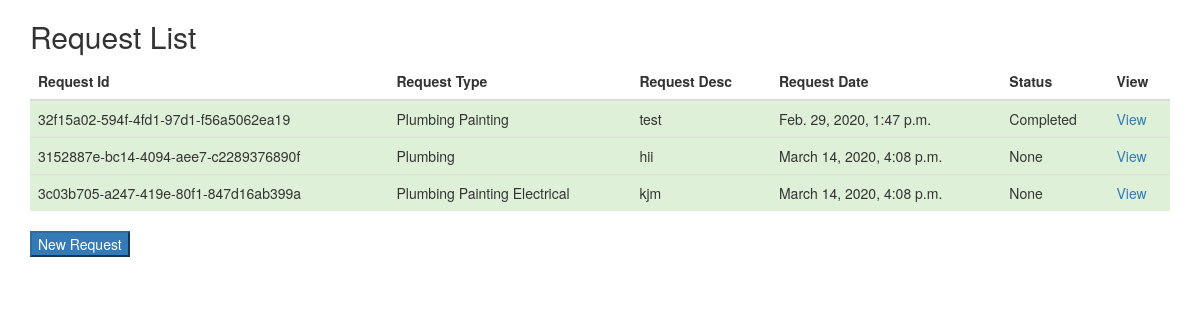
Screenshot of /table with the database file from the repository.
### testapp/models.py (models this page shows, shortened)
class Reqdata(models.Model):
    uuid = models.UUIDField(default=uuid.uuid4, editable=False, unique=True)
    user = models.OneToOneField('auth.User', on_delete=models.CASCADE, null=True, blank=True)
    slug = models.SlugField(max_length = 250, unique=True, null=True, blank=True)
    Requesttype = models.ManyToManyField(Reqtype)
    Reqdisc = models.CharField(max_length=20)
    date_modified = models.DateTimeField(default=datetime.now())
    city = models.CharField(max_length=20)
    state = models.ForeignKey(State, on_delete=models.CASCADE)
    pincode = models.IntegerField()
    Altermob = models.IntegerField()
    status = models.ForeignKey(Status, on_delete=models.CASCADE, blank=True, null=True)
    remarks = models.CharField(max_length=50)

class Reqtype(models.Model):
    typ = models.CharField(max_length=30)

class Status(models.Model):
    statuss = models.CharField(max_length=30)
    def __str__(self):
        return "{}".format(self.statuss)

### testapp/views.py (the view)
# urls.py: path('table',views.table,name='table'),
def table(request):
    tab = Reqdata.objects.all()
    return render(request, 'table.html', {'d': tab})

### testapp/templates/table.html (shortened to what this page needs)
{% load static %}
<!DOCTYPE html>
<html lang="en">
  <head>
    <link href="{% static 'css/bootstrap.min.css' %}" rel="stylesheet">
	 <link href="{% static 'css/style.css' %}" rel="stylesheet">
  </head>
  <body>
 <div class="container">
  <h2>Request List
</h2>
  <table class="table">
    <thead>
      <tr>
        <th>Request Id</th>
        <th>Request Type</th>
        <th>Request Desc</th>
        <th>Request Date</th>
        <th>Status</th>
        <th>View</th>
      </tr>
    </thead>
    <tbody>
       {% for c in d %}
      <tr class="success">
        <td>{{ c.uuid }}</td>
        <td>{% for type in c.Requesttype.all %}{{ type.typ }}
          {% endfor %}</td>
        <td>{{ c.Reqdisc }}</td>
        <td>{{ c.date_modified }}</td>
        <td>{{ c.status }}</td>
        <td><a href="{% url 'viewpage' slug=c.slug %}"><span>View</span></a></td>
      </tr>
      {% endfor %}
    </tbody>
  </table>
 <a href="{% url 'main' %}" ><button type="button" class="btn-primary">New Request
</button></a>
</div>
  </body>
</html>

### testapp/static/css/style.css (style rules this page uses)
a { text-decoration: none; }

### rows the page displays
Reqdata: uuid "32f15a02-594f-4fd1-97d1-f56a5062ea19", Reqdisc "test", date_modified "Feb. 29, 2020, 1:47 p.m.", status "Completed"
Reqtype: typ "Plumbing"
Reqtype: typ "Painting"
Reqdata: uuid "3152887e-bc14-4094-aee7-c2289376890f", Reqdisc "hii", date_modified "March 14, 2020, 4:08 p.m.", status "None"
Reqdata: uuid "3c03b705-a247-419e-80f1-847d16ab399a", Reqdisc "kjm", date_modified "March 14, 2020, 4:08 p.m.", status "None"
Reqtype: typ "Electrical"
